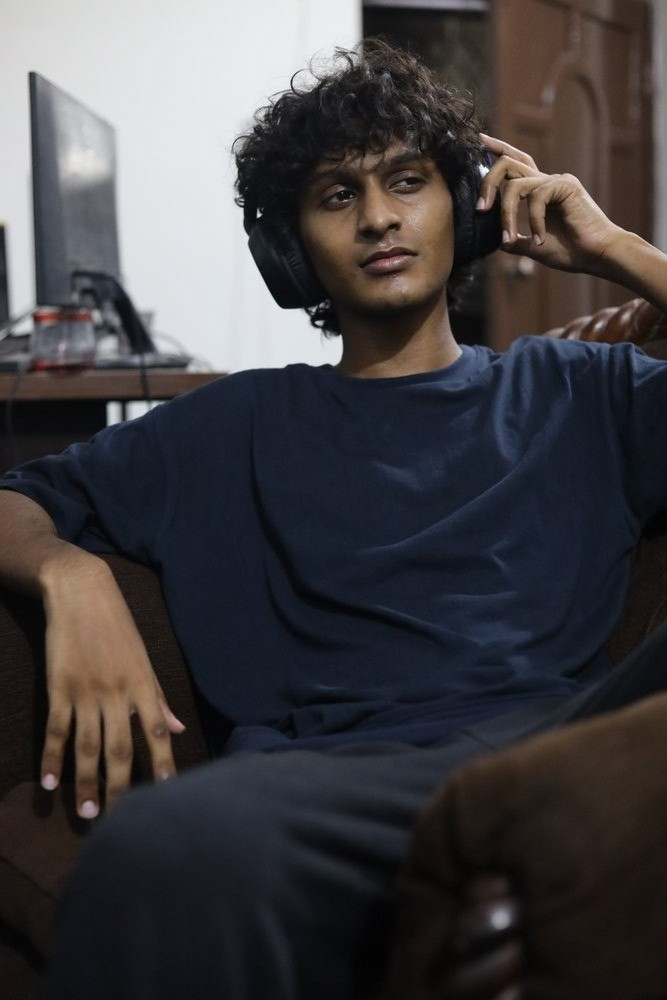
#> input picture founder_photos/IMGL0882.jpg, 667 x 1000 px, found by its file name
$ python rotate_images.py
#> lines starting #> are read from the running program, lines starting #| are printed output that depends on the picture
from PIL import Image

files = [
    r"d:\boxmation\founder_photos\IMGL0882.jpg",
    r"d:\boxmation\founder_photos\IMGL0890.jpg"
]

for file in files:
    try:
        img = Image.open(file)
#> img is the input picture: PIL image 667x1000 RGB; mean R, G, B 65.9, 63.3, 65.7
        # Rotate 90 degrees clockwise (270 degrees counter-clockwise in PIL)
        rotated = img.transpose(Image.ROTATE_270)
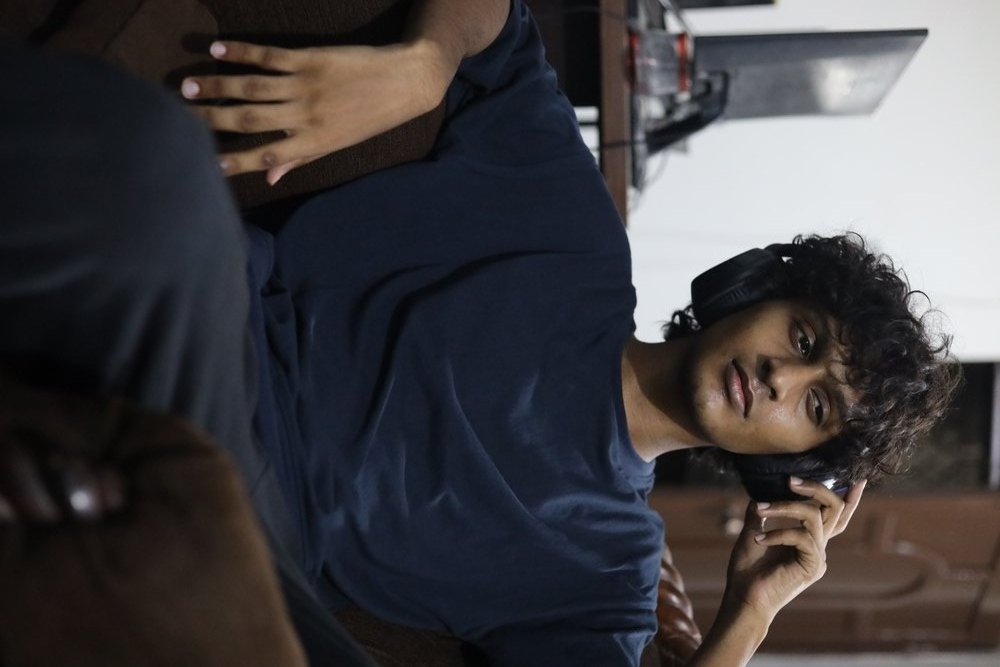
#> rotated: PIL image 1000x667 RGB; mean R, G, B 65.9, 63.3, 65.7
        rotated.save(file, "JPEG", quality=90)
        print(f"Rotated {file}")
    except Exception as e:
        print(f"Failed to rotate {file}: {e}")
#> pass 2 of the loop `for file in files:`:
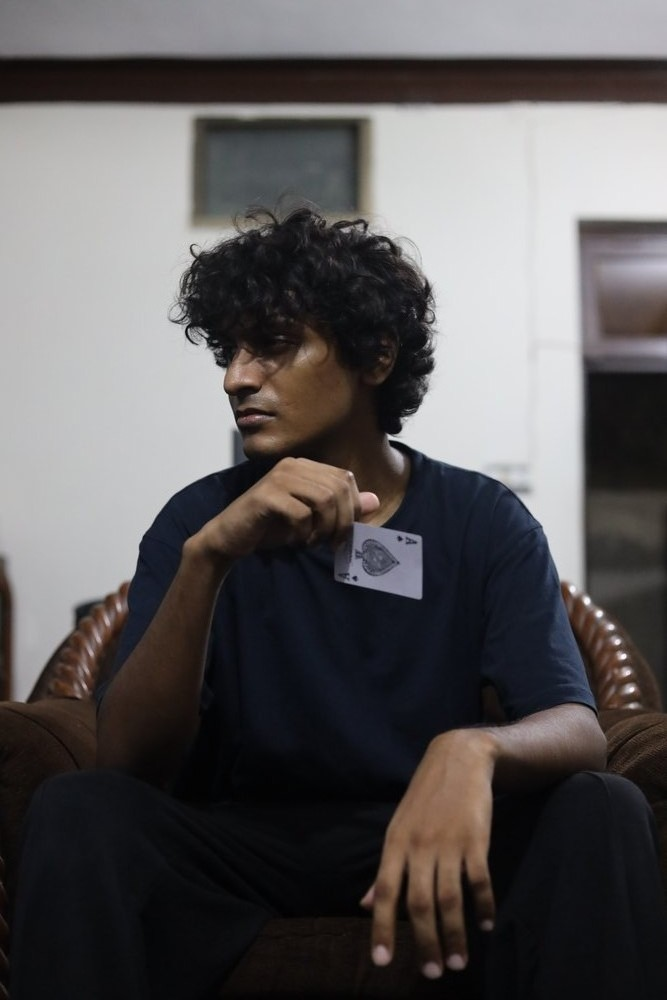
#> input picture founder_photos/IMGL0890.jpg, 667 x 1000 px, found by its file name
#> img is the input picture: PIL image 667x1000 RGB; mean R, G, B 91.4, 88.4, 88.9
#> `rotated = img.transpose(Image.ROTATE_270)`:
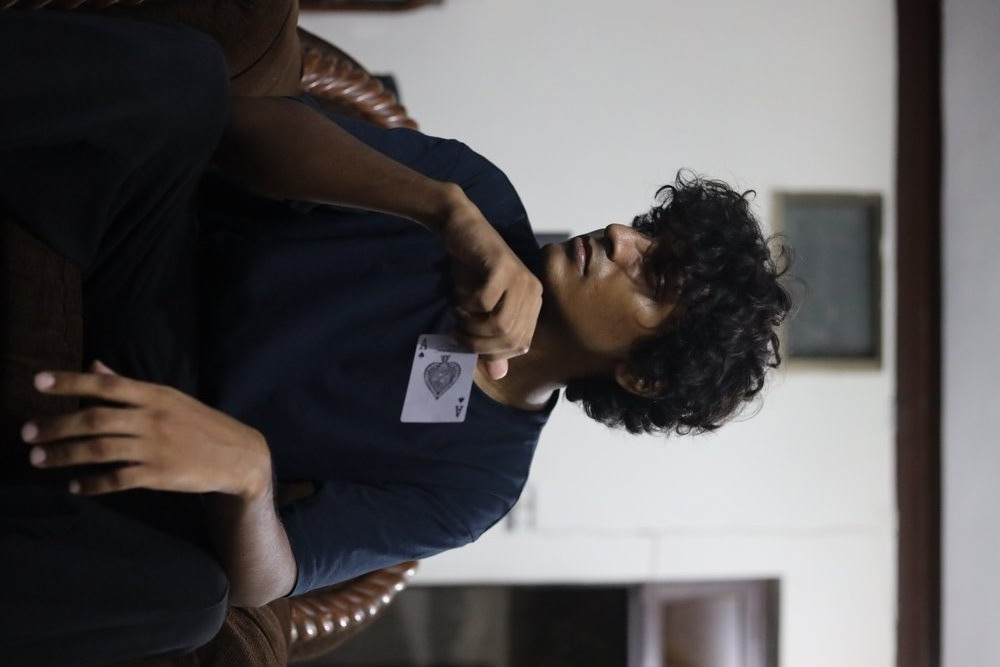
#> rotated: PIL image 1000x667 RGB; mean R, G, B 91.4, 88.4, 88.9
